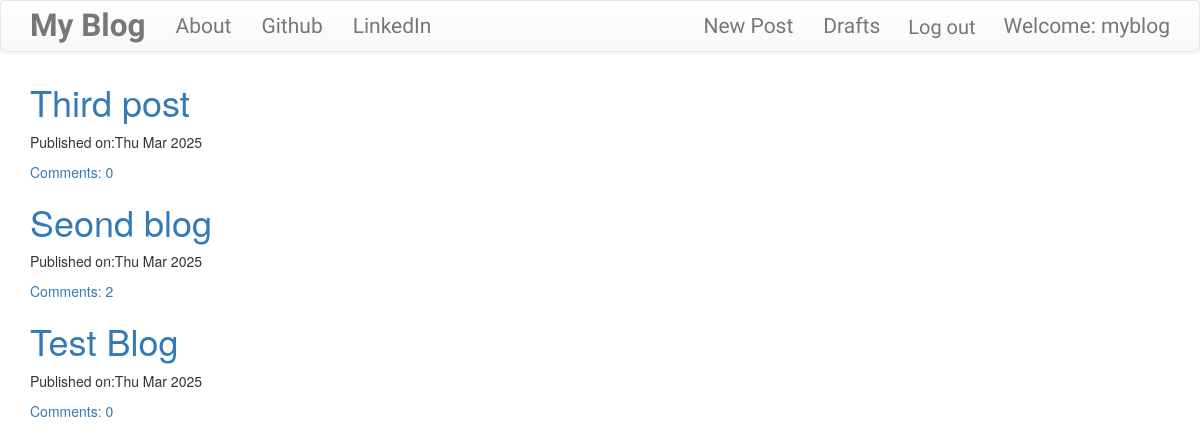
The app's page / (signed in), older data.
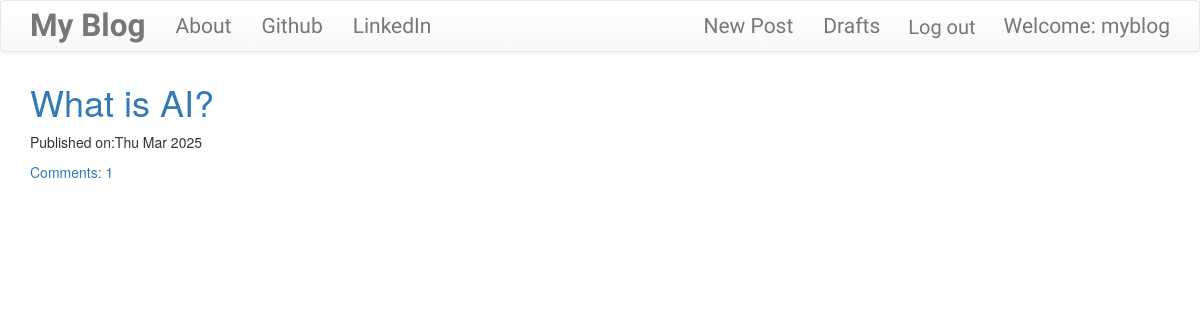
The same page, newer data.
### blog/models.py (models this page shows, shortened)
class Post(models.Model):
    author = models.ForeignKey(User, on_delete=models.CASCADE)
    title = models.CharField(max_length=200)
    text = models.TextField()
    created_date = models.DateTimeField(default=timezone.now)
    published_date = models.DateTimeField(blank=True, null=True)
    def approve_comments(self):
        return self.comments.filter(approved_comment=True)

### blog/views.py (the view)
# urls.py: path('',views.PostListView.as_view(),name='post_list'),
class PostListView(ListView):
    model = Post
    def get_queryset(self):
        return Post.objects.filter(published_date__lte=timezone.now()).order_by('-published_date')

### blog/templates/blog/post_list.html
{% extends 'blog/base.html' %}
{% block content%}
    <div class="centerstage">
    {% for post in post_list %}
    <div class="post">
        <h1><a href="{% url 'post_detail' pk=post.pk %}">{{post.title}}</a></h1>
        <div class="date">
            <p>Published on:{{post.published_date|date:"D M Y"}}</p>
        </div>
        <a href="{% url 'post_detail' pk=post.pk %}">Comments: {{post.approve_comments.count}}</a>
    </div>
     {% endfor %}
    </div>
{% endblock %}

Row changes from the older to the newer data that the page shows:
removed Post: title "Third post", published_date "Thu Mar 2025", approve_comments.count "0"
removed Post: title "Seond blog", published_date "Thu Mar 2025", approve_comments.count "2"
removed Post: title "Test Blog", published_date "Thu Mar 2025", approve_comments.count "0"
added Post: title "What is AI?", published_date "Thu Mar 2025", approve_comments.count "1"
